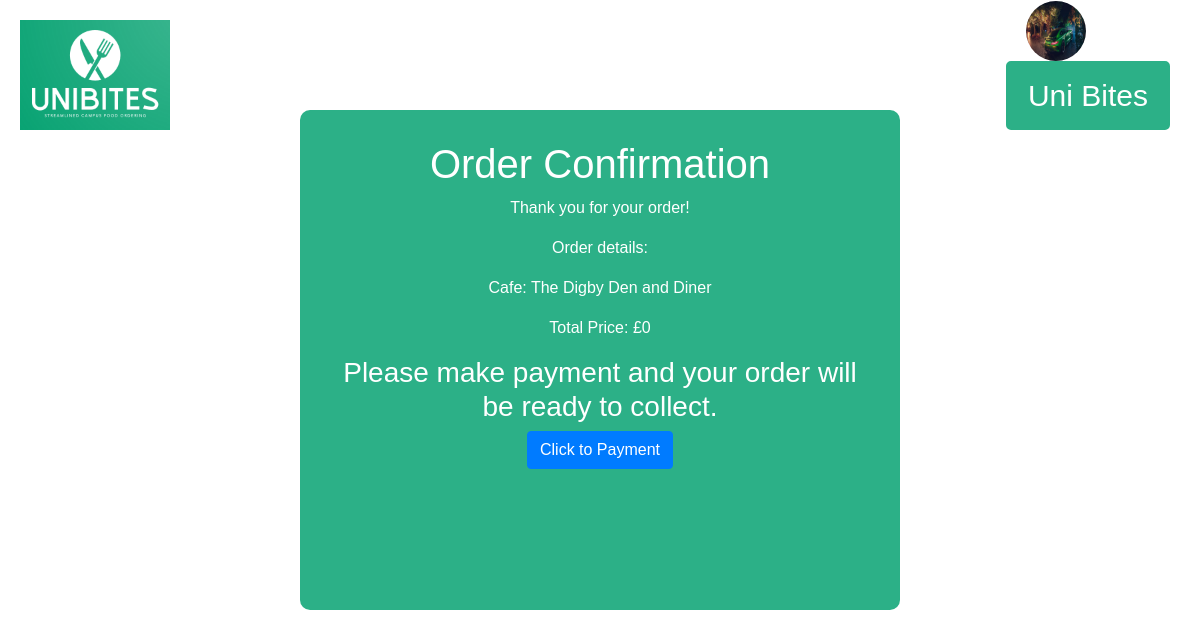
The page /order_confirmation/4/ (signed in) on the database its author committed.
### accounts/models.py (models this page shows)
class User(AbstractUser):
    profile_image = models.ImageField(upload_to = 'images', null=True)

### App/models.py (models this page shows, shortened)
class Order(models.Model):
    user = models.ForeignKey(User, on_delete=models.CASCADE)
    cafe = models.ForeignKey(Cafe, on_delete=models.CASCADE)
    items = models.ManyToManyField(FoodItem)
    note = models.TextField(blank=True)
    total_price = models.DecimalField(max_digits=10, decimal_places=2, default=0)  # Add this field
    timestamp = models.DateTimeField(auto_now_add=True)

class Cafe(models.Model):
    name = models.CharField(max_length=100)

### App/views.py (the view)
# urls.py: path('order_confirmation/<int:order_id>/', order_confirmation, name='order_confirmation'),
def order_confirmation(request, order_id):
    order = get_object_or_404(Order, pk=order_id)
    total_price = order.total_price
    selected_food_ids = request.POST.getlist('food')
    note = request.POST.get('note', '')
    selected_food_items = FoodItem.objects.filter(pk__in=selected_food_ids)
    total_price = sum(item.price for item in selected_food_items)
    subject = 'Order Confirmation'
    message = f'Hello {order.user.username}, your order has been placed successfully.\n\nOrder details:\nCafe: {order.cafe.name}\nTotal Price: ${total_price}\n\nThank you for your order!'
    from_email = settings.DEFAULT_FROM_EMAIL
    recipient_list = [order.user.email]
    send_mail(subject, message, from_email, recipient_list, fail_silently=True)
    return render(request, 'app/order_confirmation.html', {'order': order, 'total_price': total_price})

### App/templates/app/order_confirmation.html (shortened to what this page needs)
{% load static %}
<!DOCTYPE html>
<html lang="en">
<head>
<link rel="stylesheet" href="https://maxcdn.bootstrapcdn.com/bootstrap/4.5.2/css/bootstrap.min.css">
<link rel="stylesheet" href="{% static 'app/order.css' %}">
</head>
<body>
  <div class="header">
    <a href="{% url 'app:home' %}">
    <img src="{% static 'app/logo.png' %}" alt="Logo" class="logo"></a>
    <div class="profile-container">
      {% if user.profile_image %}
      <img src="{{user.profile_image.url}}" alt="Profile Picture" class="profile-pic">
      {% else %}
      <img src="{% static 'app/profile-pic.jpg' %}" alt="Profile Picture" class="profile-pic">
      {% endif %}
      <button class="login-button">{{user.first_name}}</button>
    </div>
  </div>
<div class="container">
  <div class="content-box">
    <h1>Order Confirmation</h1>
    <p>Thank you for your order!</p>
    <p>Order details:</p>
    <p>Cafe: {{ order.cafe.name }}</p>
    <p>Total Price: £{{ total_price }}</p>
    <h3>Please make payment and your order will be ready to collect.</h3>
    <form method="post" action="{% url 'app:make_payment' order.id %}">
      <button type="submit" class="btn btn-primary">Click to Payment</button>
  </form>
  </div>
</div>
</body>
</html>

### App/static/app/order.css (style rules this page uses)
body { margin: 0; padding: 0; font-family: Arial, sans-serif; background-image: url('background-image.jpg'); background-size: cover; background-position: center; background-attachment: fixed; color: #ffffff; }
.header { display: flex; justify-content: space-between; align-items: center; padding: 20px; }
.logo { width: 150px; height: auto; }
.profile-container { display: flex; align-items: center; position: relative; }
.profile-pic { width: 60px; height: 60px; border-radius: 50%; margin-right: 10px; position: absolute; top: -20px; z-index: 2; margin-left: 20px; }
.login-button { padding: 10px 20px; background-color: transparent; color: #ffffff; border: 2px solid #2CB087; background-color: #2CB087; border-radius: 5px; font-size: 30px; cursor: pointer; transition: background-color 0.3s ease, border-color 0.3s ease; position: relative; z-index: 1; margin-top: 40px; margin-right: 10px; }
.container { display: flex; justify-content: center; align-items: start; }
.content-box { width: 600px; height: 500px; background-color: #2CB087; padding: 30px; text-align: center; border-radius: 10px; margin-top: -40px; }

### rows shown on the page
User: profile_image (picture), first_name "Uni Bites"
Order: cafe.name "The Digby Den and Diner"

### other values the page prints
{{ total_price }} "0"
